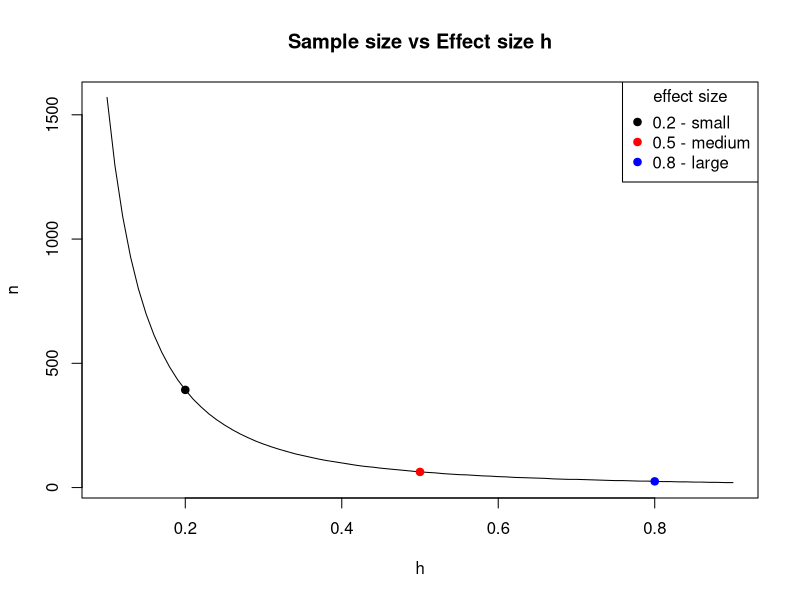
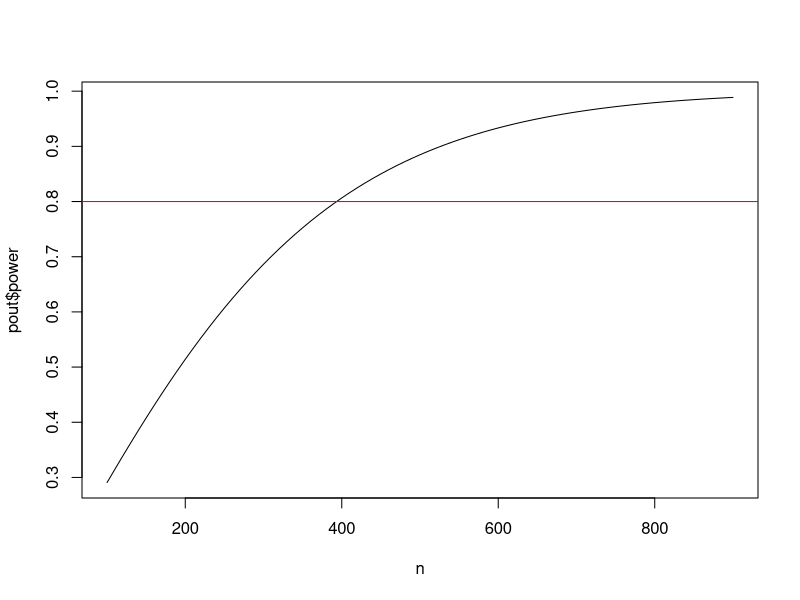
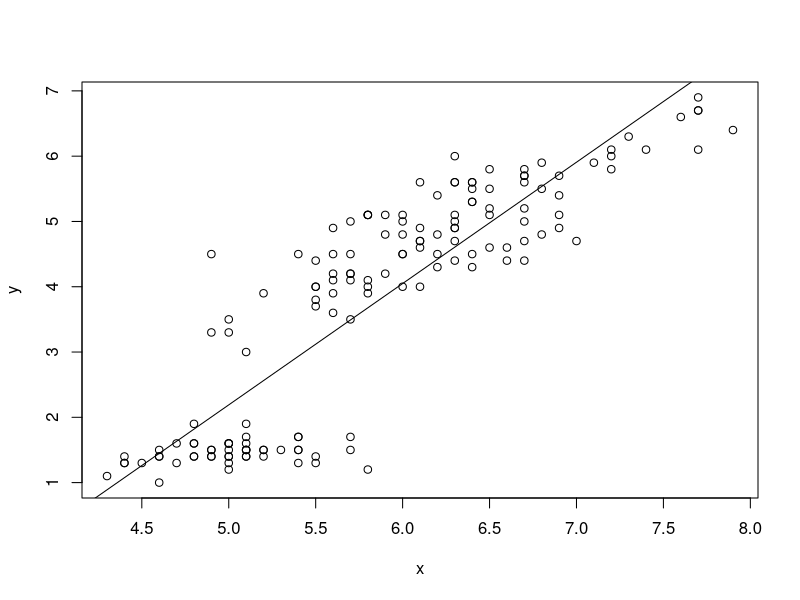
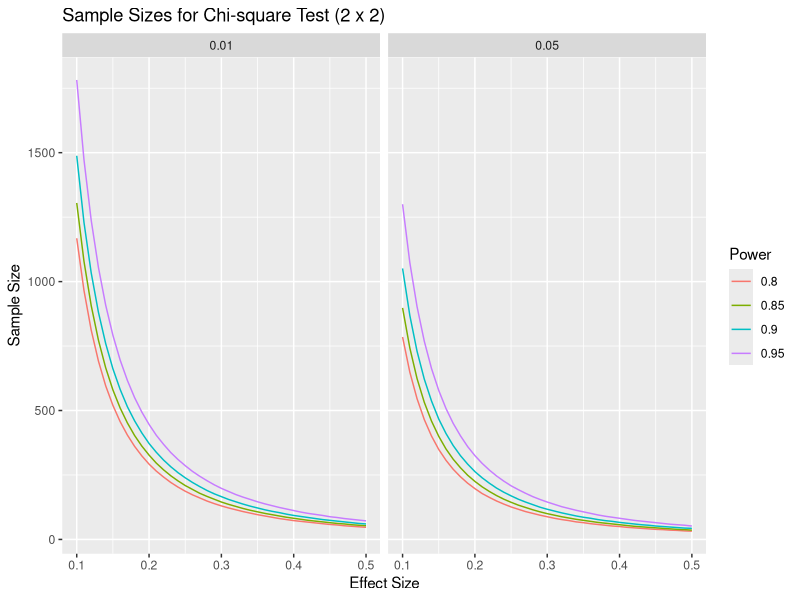

These figures' R source, in order:
# Clay Ford
# Power and Sample Size Analysis
# Spring 2016
# UVa StatLab

# Power and sample size calculations for various statistical tests using the
# "pwr" package and a few built-in R functions


# install.packages("pwr")
library(pwr)


# pwr.p.test --------------------------------------------------------------

# one-sample test for proportions  (ES=h) 

# When we want to test if a proportion is equal to some hypothesized value 
# versus a null value, such as random chance, or 0.5. Notice it requires an
# effect size expressed as "h". Use the ES.h() function for this.

# This applies to our name tag example. Say we think people place name tags on 
# the left side of their chest 65% percent of the time versus random chance
# (50%). What sample size do we need to show this assuming a significance level
# (Type I error) of 0.05 and a desired power of 0.80?

# The effect size is .65 - .50 = .15. But notice that .16 - .01 = .15 as well. 
# The absolute differences are equal but notice their ratios:

0.65/0.50
0.16/0.01

# A difference of 0.16 and 0.01 is more dramatic than 0.65 and 0.50. Because of 
# this the difference 0.65 vs. 0.50 requires a larger sample size. Hence the
# need to calculate an effect size that reflects this. Using ES.h()

ES.h(p1 = 0.65, p2 = 0.50)
ES.h(p1 = 0.16, p2 = 0.01) # larger effect size

# NOTE: the effect size is calculated using an arcsine transformation. Also, the
# "h" effect size ranges (practically) from about 0.05 to 2.7 in absolute value.

# In this particular statistical test, we want the p1 = alternative and p2 =
# Null: ES.h(p1 = 0.65, p2 = 0.50)

# How many people do I need to sample to reject the null of random chance (0.50)
# if the true proportion is 0.65, with 80% power and 0.05 significance?
h <- ES.h(p1 = 0.65, p2 = 0.50)
pwr.p.test(h = h, sig.level = 0.05, power = 0.80)

# About 85 people; always round up.

# The previous example assumed a two-sided test: Null = 0.5, Alt != 0.5. However
# our hypothesis is that the proportion is GREATER than 0.5, so we should modify
# our calculations to be one-sided. Our test is more powerful if we're willing
# to believe the alternative is "greater" than .50. Set alternative = "greater"
pwr.p.test(h = h, sig.level = 0.05, power = 0.80, alternative = "greater")

# Notice we need fewer people. 

# Say we think people place name tags on the left 75% percent of the time
# instead of 50%. What is the power of our test if we survey 30 people provided 
# we accept a significance level of 0.05? (Notice we can use the ES.h() function
# in pwr.p.test)
pwr.p.test(h = ES.h(p1 = 0.75, p2 = 0.50), n = 30, sig.level = 0.05)

# Again, notice the default is a "two.sided" test. This means we're simply
# testing that the alternative proportion is not 0.5. It could be lower or
# higher. Assuming "greater" increases the power:
pwr.p.test(h = ES.h(p1 = 0.75, p2 = 0.50), n = 30, sig.level = 0.05, 
           alternative = "greater")

# Equivalently we can think of one proportion being "less" than some value, say
# 0.25 versus random chance. Notice the effect is negative and resulting power is
# the same:
pwr.p.test(h = ES.h(p1 = 0.25, p2 = 0.50), n = 30, sig.level = 0.05, 
           alternative = "less")

# NOTE: Usually recommended to stick with the two-sided alternative.


# YOUR TURN!
# Say we think people place name tags on the left 70% percent of the time instead
# of 50%. What sample size do we need to show this assuming a significance level
# of 0.01, a desired power of 0.90, and a one-sided "greater" alternative?


# pwr.2p.test -------------------------------------------------------------

# two-sample test for proportions (ES=h) 

# We want to test if two proportions are equal. To use this function, we once 
# again need to calculate effect size using ES.h(). Or as we'll see, we can use
# the base R function, power.prop.test.

# EXAMPLE: Let's say I randomly sample male and female UVa undergrad students 
# and ask them if they consume alcohol at least once a week. My null hypothesis 
# is no difference in the proportion that answer yes. My alternative hypothesis 
# is that there is a difference. (two-sided; one gender has higher proportion, I
# don't know which.) I'd like to detect a difference as small as 5%. How many 
# students do I need to sample in each group if we want 80% power and a
# significance level of 0.05?

# Recall effect size depends on the two proportions we compare:
ES.h(p1 = 0.55, p2 = 0.50)
ES.h(p1 = 0.35, p2 = 0.30)
ES.h(p1 = 0.15, p2 = 0.10)

# 55% vs. 50%
pwr.2p.test(h = ES.h(p1 = 0.55, p2 = 0.50), sig.level = 0.05, power = .80)
# 35% vs. 30%
pwr.2p.test(h = ES.h(p1 = 0.35, p2 = 0.30), sig.level = 0.05, power = .80)
# 15% vs. 10%
pwr.2p.test(h = ES.h(p1 = 0.15, p2 = 0.10), sig.level = 0.05, power = .80)

# Sample size is per group. Always round sample size up.

# Base R has a function called power.prop.test that allows you to use the raw
# proportions in the function.
power.prop.test(p1 = 0.55, p2 = 0.50, sig.level = 0.05, power = .80)
power.prop.test(p1 = 0.35, p2 = 0.30, sig.level = 0.05, power = .80)
power.prop.test(p1 = 0.15, p2 = 0.10, sig.level = 0.05, power = .80)

# Notice the results are slightly different. It calculates effect size
# differently.

# If we don't have any preconceived estimates of proportions or don't feel
# comfortable making estimates, we can use a conventional effect size:
cohen.ES(test = "p", size = "small") # 0.2
cohen.ES(test = "p", size = "medium") # 0.5
cohen.ES(test = "p", size = "large") # 0.8


# Sample sizes for the conventional effects:
pwr.2p.test(h = 0.2, sig.level = 0.05, power = .80)
pwr.2p.test(h = 0.5, sig.level = 0.05, power = .80)
pwr.2p.test(h = 0.8, sig.level = 0.05, power = .80)

# Let's see how effect size affects sample size. The results of the pwr
# functions can be saved:
pout <- pwr.2p.test(h = 0.2, power = 0.80, sig.level = 0.05)
# Then various parts can be extracted:
str(pout)
pout$n
ceiling(pout$n) # round up

# We can also do this directly as follows:
ceiling(pwr.2p.test(h = 0.2, power = 0.80, sig.level = 0.05)$n)

# comparing effect size to sample size to help us get a feel for their
# relationship:

# generate a sequence of effect sizes
h <- seq(0.1, 0.9, 0.01)

# "apply" the pwr.p.test function to the effect sizes
n <- sapply(h, function(x)ceiling(pwr.2p.test(h = x, power = 0.80)$n))

# plot sample size vs. effect size
plot(h, n, type="l", main="Sample size vs Effect size h")

# add points representing "conventional" effect sizes
points(x = c(0.2,0.5,0.8), y = n[h %in% c(0.2,0.5,0.8)], 
       pch=19, cex=1, col=c("black","red","blue"))
legend("topright", legend = c("0.2 - small","0.5 - medium","0.8 - large"), 
       col = c("black","red","blue"), 
       pch = 19, title = "effect size")

# As we go below 0.2, the sample size takes off!

# What sample size do I need to detect effects of 0.2 and 0.1 with 80% power?
pwr.2p.test(h = 0.2, sig.level = 0.05, power = 0.8)
pwr.2p.test(h = 0.1, sig.level = 0.05, power = 0.8)

# YOUR TURN! Let's say we're only able to randomly sample 80 students (40 per 
# group). What's the power of our two-sided test test if we assume a small
# effect size of 0.2 and we set significance level to 0.05?



# pwr.2p2n.test -----------------------------------------------------------

# two-sample test for proportions, unequal sample sizes (ES=h) 

# This function allows us to calculate power when we have unequal sample sizes. 
# We can also use it to find a sample size for one group when we already know
# the size of the other. It has two "n" arguments: n1 and n2

# Let's return to our undergraduate survey of alcohol consumption. It turns out 
# we were able to survey 543 males and 675 females. What's the power of our
# test?

# I honestly have no idea if there would be a difference, or if there was, how
# big that difference would be. I also have no idea about what the proportions
# would be. In this case we could use a "conventional" effect size. (Small,
# Medium, or Large)

# Let's say we're interested in being able to detect a "small" effect size.

cohen.ES(test = "p", size = "small") # 0.2

# So instead of using ES.h() with guesses at p1 and p2, I can just use the
# effect size 0.2.
pwr.2p2n.test(h = 0.2, n1 = 543, n2 = 675, sig.level = 0.05)

# Let's say I previously surveyed 763 female undergraduates and found that p%
# said they consumed alcohol once a week. I'd like to survey some males and see
# if a significantly different proportion respond yes. How many do I need to
# sample to detect a small effect size in either direction with 80% power and a 
# significance level of 0.05?

pwr.2p2n.test(h = 0.2, n1 = 763, power = 0.8, sig.level = 0.05)
# or specify n2; it doesn't matter
pwr.2p2n.test(h = 0.2, n2 = 763, power = 0.8, sig.level = 0.05)



# pwr.t.test --------------------------------------------------------------

# one sample and two sample t tests for means (ES=d) 

# The effect size d is simply the difference in population means divided by the 
# standard deviation of either population (since they are assumed equal). Now we
# have to make a guess at the standard deviation!

# There is no function for effect size d. We have to calculate this ourselves.

# d = mean1 - mean2 / sd

# The cohen.ES function can return small, medium and large d values, which are
# 0.2, 0.5 and 0.8:
cohen.ES(test = "t", size = "small")
cohen.ES(test = "t", size = "medium")
cohen.ES(test = "t", size = "large")

# Two-sample t test

# EXAMPLE: I'm interested to know if there is a difference in the mean price of 
# what male and female students pay at the library coffee shop. Let's say I 
# randomly observe 30 male and 30 female students check out from the coffee shop
# and note their total purchase price. How powerful is this experiment if I want
# to detect a "medium" effect in either direction?

pwr.t.test(n = (60/2), d = 0.5, sig.level = 0.05) # n is per group

# How many do I need to observe for a test with 80% power?
pwr.t.test(d = 0.5, power = 0.80, sig.level = 0.05)

# What about a large effect?
pwr.t.test(n = 30, d = 0.8, sig.level = 0.05) # n is per group
pwr.t.test(d = 0.8, power = 0.8, sig.level = 0.05) 


# The default alternative is "two.sided". That is, we're looking for an effect 
# in either direction. We can specify the alternative as "greater" than 0 or
# "less" than 0. 

# alternative: greater than 0 (positive effect)
# what sample size do I need for 80% power and a medium effect?
pwr.t.test(d = 0.5, power = 0.80, sig.level = 0.05, alternative = "greater")

# alternative: less than 0 (negative effect)
# need to make the effect negative
# what sample size do I need for 80% power?
pwr.t.test(d = -0.5, power = 0.80, sig.level = 0.05, alternative = "less")

# Same sample size in either case. Again, in practice, probably best to conduct
# two-sided tests.

# EXAMPLE: Let's say we want to be able to detect a difference of at least 75
# cents in the mean purchase price. How can we convert that to an effect size?
# First we need to make a guess at the population standard deviation. If we have
# absolutely no idea, one rule of thumb is to take the difference between the 
# maximum and minimum values and divide by 4 (or 6). Let's say max is 10 and min
# is 1. So our guess at a standard deviation is 9/4 = 2.25. Therefore d is

d <- 0.75/2.25 # 0.333
pwr.t.test(d = d, power = 0.80, sig.level = 0.05)

# An effect size of 0.333 requires 143 per group 
# An effect size of 0.2 requires 394 per group.


# If you don't like working with d, you can use the power.t.test function that 
# comes with base R. It allows you to specify "delta" (true difference in means)
# and "sd" (standard deviation):

power.t.test(delta = 0.75, sd = 2.25, sig.level = 0.05, power = 0.8)

# For any of the pwr functions we can provide multiple sample size values to get
# multiple power estimates. For example, let's see how power changes as we let n
# go from 100 to 500 by 100 using a "small" effect size of 0.2.

pwr.t.test(n = seq(100,500,100), d = 0.2, sig.level = 0.05)

# We can save this output and graph:
n <- seq(100,900,10)
pout <- pwr.t.test(n = n, d = 0.2, sig.level = 0.05)
plot(x = n, y = pout$power, type = "l")
abline(h = 0.8, col = "red")

# One-sample t-test

# To calculate power and sample size for one-sample t-test, I have to set the
# "type" argument to type = "one.sample"

# EXAMPLE: I think the average purchase price at the Library coffee shop is over
# $3 per student. My null is $3 or less; my alternative is greater than $3. If 
# the true average purchase price is $3.50, I would like to have 90% power to 
# declare my estimated average purchase price is greater than $3. How many 
# transactions do I need to observe assuming a significance level of 0.05? Let's
# say max purchase price is $10 and min is $1. So our guess at a standard
# deviation is 9/4 = 2.25. Therefore d is...

d <- 0.50/2.25
pwr.t.test(d = d, sig.level = 0.05, power = 0.90, alternative = "greater", 
           type = "one.sample")

# or with power.t.test:
power.t.test(delta = 0.50, sd = 2.25, power = 0.90, sig.level = 0.05, 
             alternative = "one.sided", type = "one.sample")

# Very important to remember type = "one.sample"

# What if I lower my significance level to 0.01?
pwr.t.test(d = d, sig.level = 0.01, power = 0.90, alternative = "greater", 
           type = "one.sample")

# Going to extremes...
pwr.t.test(d = d, sig.level = 0.001, power = 0.999, alternative = "greater", 
           type = "one.sample")

# Another type is "paired". A paired t-test is basically the same as a 
# one-sample t-test. Instead of one sample of individual observations, you have 
# one sample of pairs of observations, where you take the difference between 
# each pair to get a single sample of differences. These are commonly before and
# after measures on the same person.

# EXAMPLE: 24 high school boys are put on a ultraheavy rope-jumping program. 
# Does this increase their 40-yard dash time? We'll measure their 40 time before
# the program and after. We'll use a paired t-test to see if the difference in 
# times is greater than 0. Assume the standard deviation of the differences will
# be about 0.25. How powerful is the test to detect a difference of about 0.08
# with 0.05 significance?

pwr.t.test(n = 24, d = 0.08 / 0.25, 
           type = "paired", alternative = "greater")

# or 
power.t.test(n = 24, delta = 0.08, sd = 0.25, 
             type = "paired", alternative = "one.sided")

# WARNING: If working with "within person" standard deviation, you need to 
# multiply the standard deviation by sqrt(2) to get the standard deviation of 
# differences. For example, suppose you estimate the within person standard 
# deviation of the high school boys to be 0.15. To get the estimated standard
# deviation of differences we would use sqrt(2)*0.15
pwr.t.test(n = 24, d = 0.08 / (0.15 * sqrt(2)), 
           type = "paired", alternative = "greater")
# or
power.t.test(n = 24, delta = 0.08, sd = 0.15*sqrt(2), 
             type = "paired", alternative = "one.sided")

# YOUR TURN! How many boys would I need to sample to detect a difference of 0.08
# in either direction with 80% power and the usual 0.05 significance level,
# assuming the standard deviation of the differences will be about 0.25?



# pwr.t2n.test ------------------------------------------------------------

# two sample t test for means, unequal sample sizes (ES=d) 

# Find power for a t-test with 28 in one group and 35 in the other group and a
# medium effect size. (sig.level defaults to 0.05.)
pwr.t2n.test(n1 = 28, n2 = 35, d = 0.5)

# Find n1 sample size when other group has 35, desired power is 0.80, effect 
# size is 0.5 and significance level is 0.05:
pwr.t2n.test(n2 = 35, d = 0.5, power = 0.8)



# pwr.chisq.test ----------------------------------------------------------

# chi-squared tests (ES=w)

# There are two chi-square tests this function addresses:

# 1. goodness of fit test
# 2. contingency test, or test for association

# In a goodness of fit test, a single dimension of proportions is tested against
# a prespecified set of proportions which constitutes the null hypothesis. 
# Rejecting the null means we have sufficient evidence to conclude the data 
# don't appear to "fit" the prespecified set of proportions. If we were hoping 
# to show our data "fit" the prespecified set of proportions, then failure to
# reject the Null is a good thing.

# In a contingency test, or test of association, a table of counts classified by
# two variables is tested against the expected table of counts given the two 
# variables are independent. Rejecting the null means the data appear to be 
# associated in some way.

# The pwr.chisq.test function requires specification of effect size "w". The
# effect size "w" differs depending on the test. The pwr package provides two 
# functions to calculate both versions:

# ES.w1	- goodness of fit
# ES.w2	- test for association

# In essence, the effect size w measures the discrepancy between null and 
# alternative proportions over the cells in a table. These formulas are provided
# in Chapter 7 of Cohen (1988).

# ES.w1(P0, P1)
# P0 - First set of k probabilities (null hypothesis)
# P1 - Second set of k probabilities (alternative hypothesis)

# ES.w2(P)
# P	- A two-way probability table (alternative hypothesis)

# As we can see calculating an effect size takes a bit of work. If you like, you
# can go with small, medium or large: 0.10, 0.30, 0.50

cohen.ES(test = "chisq", size = "small")
cohen.ES(test = "chisq", size = "medium")
cohen.ES(test = "chisq", size = "large")

# Finally, the pwr.chisq.test requires specifying degrees of freedom (df).

# goodness of fit: df = number of cells - 1
# test of association: (Var1 number of categories - 1) * (Var2 number of categories - 1)

# Let's work some examples!

# Goodness of fit

# EXAMPLE: (From Cohen, example 7.1) A market researcher is seeking to determine
# preference among 4 package designs. He arranges to have a panel of 100 
# consumers rate their favorite package design. He wants to perform a chi-square
# goodness of fit test against the null of equal preference (25% for each
# design) with a significance level of 0.05. What's the power of the test if 3/8
# of the population actually prefers one of the designs and the remaining 5/8
# are split over the other 3 designs?

# To calculate effect size, we need to create vectors of null and alternative
# proportions:
null <- rep(0.25, 4)
alt <- c(3/8, rep((5/8)/3, 3))
# Now use them in the effect size function
ES.w1(null,alt)

# To calculate power, specify effect size, N, and degrees of freedom (4-1).
pwr.chisq.test(w=ES.w1(null,alt), N=100, df=(4-1), sig.level=0.05)

# How many subjects do we need to achieve 80% power?
pwr.chisq.test(w=ES.w1(null,alt), df=(4-1), power=0.8, sig.level = 0.05)

# If our alternative is correct then we need to survey at least 131 people to
# detect this with 80% power.

# test of association

# EXAMPLE: I want to see if there's an association between gender and flossing
# teeth among UVa students. I randomly sample 100 students (male and female) and
# ask whether or not they floss daily. I want to carry out a chi-square test of 
# association to determine if there's an association between these two 
# variables. As usual I set my significance level to 0.05. To determine effect 
# size I need to propose an alternative hypothesis, which in this case is a 
# table of proportions. I propose the following:

#   Floss No Floss
# M   0.1      0.4
# F   0.2      0.3

prob <- matrix(c(0.10,0.20,0.40,0.30), ncol=2, 
               dimnames = list(c("M","F"),c("Floss","No Floss")))
prob

# Even proportion of male and female, but I want to detect if at least 10% more
# females floss.

# Now use the matrix to calculate effect size:
ES.w2(prob)

# We also need degrees of freedom.
# DF = (2 - 1) * (2 - 1) = 1

# And calculate power:
pwr.chisq.test(w = ES.w2(prob), N = 100, df = 1, sig.level = 0.05)

# How many students should I survey if I wish to achieve 90% power?
pwr.chisq.test(w = ES.w2(prob), power = 0.9, df = 1, sig.level = 0.05)

# Even though I constructed the matrix to show females flossing more often, the 
# results apply regardless of the direction of the association we might find. 
# With 221 people sampled and an effect of 0.218 truly present in the 
# population, we have 90% power to reject the null of no association between
# gender and flossing.

# If you don't suspect association in either direction, or you don't feel like
# building a matrix in R, you can go with a conventional effect size.

cohen.ES(test = "chisq", size = "small")
pwr.chisq.test(w = 0.1, N = 100, df = 1, sig.level = 0.05)
pwr.chisq.test(w = 0.1, power = 0.9, df = 1, sig.level = 0.05)


# pwr.r.test --------------------------------------------------------------

# correlation test (ES=r) 

# The correlation test allows us to test whether there is any linear 
# relationship between two continuous variables. In other words, can we reject
# the null hypothesis of the correlation coefficient being 0. 

# Here's an example of what appears to be a linear relationship. (Note: The iris
# dataset comes with R.)
head(iris)
x <- iris$Sepal.Length
y <- iris$Petal.Length
plot(x,y)

# The correlation is high. Recall correlation ranges from -1 to 1.
cor(x,y)

# We can fit a straight line to the data using simple linear regression:
lm(y ~ x)
coef(lm(y ~ x)) # just view coefficients

# and draw the fitted line
abline(lm(y ~ x))

# the slope of the line is related to the correlation coefficient:
coef(lm(y ~ x))[2] # slope
# same as...
cor(x, y) * sd(y)/sd(x)

# So testing if the correlation is 0 is the same as testing if the slope in the
# simple linear regression is 0.

# The nice thing about correlation is that it's already unitless, so we don't
# require a formula to calculate effect size.

# For what it's worth, here are suggested small, medium and large effect sizes:
cohen.ES(test = "r", size = "small")
cohen.ES(test = "r", size = "medium")
cohen.ES(test = "r", size = "large")

# EXAMPLE: Let's say I'm a web developer and I want to conduct an experiment 
# with one of my sites. I want to randomly select a group of people, ranging in 
# age from 18 - 65, and time them how long it takes them to complete a task, say
# locate some piece of information. I suspect there may be a "small" positive 
# linear relationship between time it takes to complete the task and age. How 
# many subjects do I need to detect this positive (ie, r > 0) relationship with
# 80% power and the usual 0.05 significance level?

pwr.r.test(r = 0.1, sig.level = 0.05, power = 0.8, alternative = "greater")

# The "arctangh transformation" approximates the normal distribution, which is 
# used in the power and sample size calculations.

# The default is a two-sided test. We specify alternative = "greater" since we 
# believe there is small positive effect. That is, our null is correlation <= 0
# vs the alternative that correlation is > 0. 

# What if I just want to detect a small effect in either direction (positive or
# negative correlation)? Use the default settings of "two.sided"
pwr.r.test(r = 0.1, sig.level = 0.05, power = 0.8, alternative = "two.sided")

# And what if I hypothesize a negative effect (decreased time as age increases)?
# We need to make the effect size negative and specify alternative = "less"
pwr.r.test(r = -0.1, sig.level = 0.05, power = 0.8, alternative = "less")

# Of course the number of subjects is the same as alternative = "greater".

# YOUR TURN:
# What's the power of my test if I recruit 50 people and I hypothesize a medium
# positive effect?



# power.anova.test --------------------------------------------------------

# balanced one-way analysis of variance tests

# ANOVA, or Analysis of Variance, tests whether or not means differ between more
# than 2 groups. One-way means one explanatory variable. Balanced means we have
# equal sample size in each group. The null hypothesis is that the means are all
# equal.

# Let's start with the power.anova.test function that comes with base R. It's 
# easier to use than pwr.anova.test and does not require calculating an effect
# size.

# The power.anova.test function requires you to specify the number of groups, 
# the between group variance (between.var), and the within group variance
# (within.var), which we assume is the same for all groups.

# EXAMPLE: Let's say I'm a web developer and I'm interested in 3 web site 
# designs for a client. I'd like to know which design(s) help users find 
# information fastest, or which design requires the most time. I design an 
# experiment where I have 3 groups of randomly selected people use one of the 
# designs to find some piece of information and I record how long it takes. (All
# groups look for the same information.) How many people do I need in each group
# if I believe two of the designs will take 30 seconds and one will take 25
# seconds? Assume population standard deviation is 5 and that I desire power
# and significance levels of 0.8 and 0.05.

# The between group variance:
var(c(30, 30, 25))

# The within group variance (sd ^ 2):
5^2

power.anova.test(groups = 3, between.var = 8.3, within.var = 5^2, power = 0.8)


# The pwr.anova.test function requires you to provide an effect size. The effect
# size, f, for k groups is calculated as follows:

# f = sd_means / sd_populations

# Translation: standard deviation of the k means divided the common standard 
# deviation of the populations involved.

# Or just use conventional effect sizes: 0.1, 0.25, 0.4.

cohen.ES(test = "anov", size = "small")
cohen.ES(test = "anov", size = "medium")
cohen.ES(test = "anov", size = "large")

# Returning to example, How many people do I need in each group if I want to
# detect a medium effect with 80% power and a significance level of 0.05.
pwr.anova.test(k = 3, f = 0.25, sig.level = 0.05, power = 0.8)

# Or what's the power of my test to detect a medium effect if I get 50 for each
# group?
pwr.anova.test(k = 3, f = 0.25, sig.level = 0.05, n = 50)



# pwr.f2.test -------------------------------------------------------------

# test for the general linear model (ES=f2) 

# By "general linear model" we basically mean multiple regression. This is a 
# little tricky to use because not only do we have to supply an "effect size" 
# (f2), we also have to supply numerator (u) and denominator (v) degrees of 
# freedom instead of sample size. These last two refer to the F test that tests 
# whether all the model coefficients (except the intercept) are 0. We can also 
# think of this as a test that the proportion of variance explained by the model
# predictors is 0. 

# Example of F test using the stackloss data that comes with R. See ?stack.loss
head(stackloss)

# Regress stack.loss on the other 3 variables and view summary of results.
# Results of F test are last line in summary
summary(lm(stack.loss ~ ., data=stackloss))

# Multiple R-squared:  0.9136
# F-statistic:  59.9 on 3 and 17 DF,  p-value: 3.016e-09

# u = 3 (numerator DF)
# v = 17 (denominator DF)

# u is the number of coefficients you'll have in your model (again, minus the
# intercept).

# v is the number of error degrees of freedom. It equals n - u - 1. (17 = 21 - 3
# - 1) So if we want to determine sample size for a given power and effect size,
# we actually find v, which we then use to solve n = v + u + 1.


# The effect size is determined as follows:

# f2 = PV_s / PV_e

# where PV_s = proportion of variance explained by the predictors (signal) and
# PV_e = proportion of variance unexplained (error or noise)

# Another way to express this is 

# f2 = R-squared / (1 - R-squared)

# Where R-squared is the coefficient of determination, R^2. Also described as
# the "proportion of variance explained".

# To determine your effect size you hypothesize the proportion of variance your
# model explains, or the R-squared. For example, 0.45. This leads to an effect size of
0.45/(1 - 0.45) # ~0.81

# It should be noted we can reverse this. Given an effect size, we can determine
# R-squared as ES / (1 + ES)
0.81/(1 + 0.81) # ~0.45

# Again we have suggested small, medium and large effect sizes:

cohen.ES(test = "f2", size = "small") # 0.02
# R-squared:
0.02/(1 + 0.02) # 0.019

cohen.ES(test = "f2", size = "medium") # 0.15
# R-squared:
0.15/(1 + 0.15) # 0.130

cohen.ES(test = "f2", size = "large") # 0.35
# R-squared:
0.35/(1 + 0.35) # 0.259

# Obviously these are debatable! What's conventional in the behavioral and
# social sciences may not be in other fields.

# EXAMPLE: Let's say I'm hired to survey a company's workforce about job 
# satisfaction. I ask employees to rate their satisfaction on a scale from 1 
# (hating life) to 10 (loving life). I know there will be variability in the 
# answers, but I think two variables that will explain this variability are 
# salary and gender. In fact I think it will explain at least 30% (R^2 = .30) of
# the variance. How powerful is my "experiment" if I randomly recruit 40
# employees and accept a 0.05 significance level?

# Two predictors, so u = 2
# 40 subjects, so v = 40 - 2 - 1 = 37
# R^2 = .30, so effect size f2 = 0.3/(1 - 0.3)

pwr.f2.test(u = 2, v = 37, f2 = 0.3/(1 - 0.3), sig.level = 0.05)

# How many employees do I need to survey if I want to be able to detect at least
# 30% explained variance (R^2 = .30) with 80% power and the usual 0.05
# significance level? We have to find v and then derive n.

pwr.f2.test(u = 2, f2 = 0.3/(1 - 0.3), sig.level = 0.05, power = 0.8)
# now find n
23 + 2 + 1

# It's important to note that the alternative hypothesis here is that at least 
# one of the coefficients in my model is not 0. This doesn't mean we need at 
# least 26 subjects to have all coefficients significant. It just means 26 
# subjects gives us 80% chance of correctly detecting the effect of at least one
# of our predictors, provided one or more truly affect our response.

# Continuing with previous example, it would be of interest if having your own 
# office accounted for at least 5% beyond the variance explained by the model 
# with salary and gender. We could think of this as a 0/1 indicator in the model
# that takes the value 1 if an employee has his/her own office, and 0 otherwise.

# Call the office indicator variable set "B" and the others variable set 
# "A". We'd like to know the power of this regression for detecting the 
# contribution of B to the model with A. This is sometimes called a Partial F 
# test. We test if a set of predictors explain variance above and beyond a
# second set of predictors. The null is no contribution.

# The effect size for this test:
  
# f2 = (R^2_AB - R^2_A) / (1 - R^2_AB)

# R^2_AB is percent variance explained by variable sets A and B. R^2_A is 
# percent variance explained by variable set A.

# In this case, f2 = (0.35 - 0.30)/(1 - 0.35)
  
# How many employees would we need to survey to identify the office contribution
# to variance explained with 90% power and a signficance level of 0.05?

# u = number of variables in set "A"
# v = n - number of variables in sets "A" and "B" - 1

pwr.f2.test(u = 2, f2 = (0.35 - 0.30) /(1 - 0.35), sig.level = 0.05, power = 0.9)

# To calculate sample size:
# n = round(v) + number of variables in A & B + 1
165 + 3 + 1


# time permitting material ------------------------------------------------

# sample size curves

# Sample size curves can be a useful visual aid in helping understand the 
# relationship between effect size, power, sample size and significance level.
# Let's make some for a chi-square test of association for a 2 x 2 table.

# generate a sequence of effect sizes and power values
es <- seq(0.1,0.5,0.01)
pow <- c(0.8, 0.85, 0.9, 0.95)

# combine these values into a data frame
vals <- expand.grid(es=es,pow=pow)

# create a function to calculate sample size and extract
getN <- function(es,pow,sl=0.05){
  ceiling(pwr.chisq.test(w = es, df = 1, power = pow, sig.level = sl)$N)
}

# "apply" the function to the es and pow columns of the vals data frame
vals$n <- mapply(getN, vals$es, vals$pow)
# add a column to indicate significance level
vals$sl <- 0.05

# create temporary copy of vals to do the same for 0.01 significance level
tmp <- vals
tmp$n <- mapply(getN, vals$es, vals$pow, 0.01)
tmp$sl <- 0.01

# combine tmp and vals into vals
vals <- rbind(vals, tmp); rm(tmp)

# set "pow" as factor to aid in plotting
vals$pow <- factor(vals$pow)

# create sample size curves faceted by significance level
library(ggplot2)
ggplot(vals, aes(es, n, color=pow, group=pow)) + geom_line() +
  facet_wrap(~ sl) +
  labs(x="Effect Size", y="Sample Size", title="Sample Sizes for Chi-square Test (2 x 2)") +
  scale_color_discrete("Power") 


# END WORKSHOP SCRIPT
